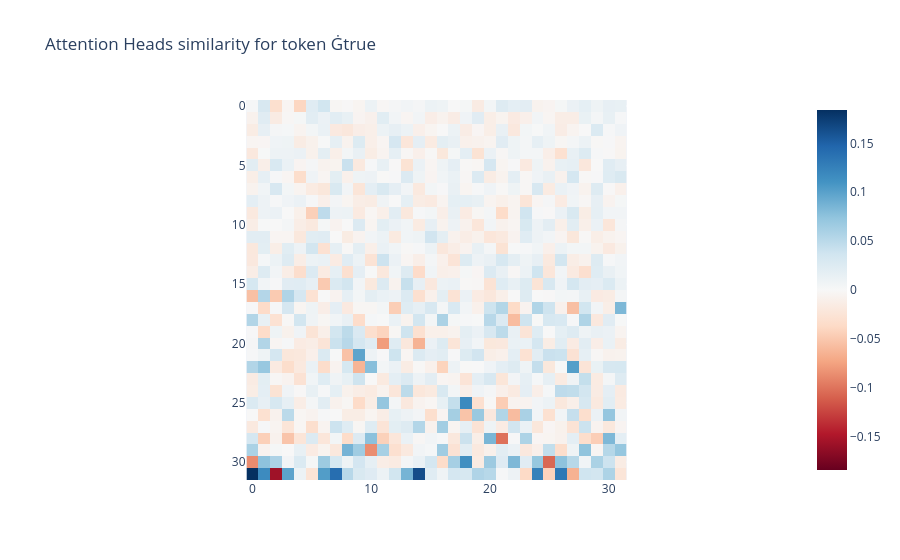

Notebook code for this chart:
### Code cell
num = -4
imshow(result[num]['attention_heads_sim'], title=f"Attention Heads similarity for token {result[num]['token_generated']}")

### Figure 1 — Plotly figure (JSON) as saved in the notebook; plotly's stock layout.template omitted (floating-point values rounded to 4 significant figures; data arrays with more than 128 entries replaced by an {"elided": "..."} marker saying what was removed)
{"data": [{"coloraxis": "coloraxis", "hovertemplate": "x: %{x}<br>y: %{y}<br>color: %{z}<extra></extra>", "name": "0", "type": "heatmap", "xaxis": "x", "yaxis": "y", "z": {"elided": "32x32 float values"}}], "layout": {"coloraxis": {"cmid": 0, "colorscale": [[0, "rgb(103,0,31)"], [0.1, "rgb(178,24,43)"], [0.2, "rgb(214,96,77)"], [0.3, "rgb(244,165,130)"], [0.4, "rgb(253,219,199)"], [0.5, "rgb(247,247,247)"], [0.6, "rgb(209,229,240)"], [0.7, "rgb(146,197,222)"], [0.8, "rgb(67,147,195)"], [0.9, "rgb(33,102,172)"], [1, "rgb(5,48,97)"]]}, "title": {"text": "Attention Heads similarity for token Ġtrue"}, "xaxis": {"anchor": "y", "constrain": "domain", "domain": [0, 1], "scaleanchor": "y"}, "yaxis": {"anchor": "x", "autorange": "reversed", "constrain": "domain", "domain": [0, 1]}}}
